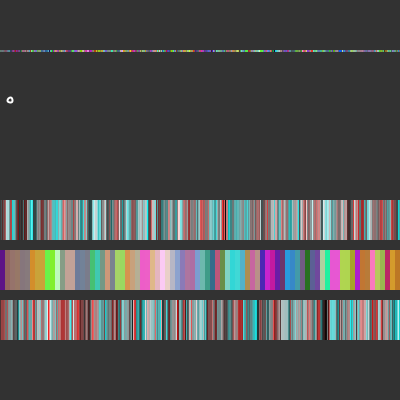
Frame 1 (no input)
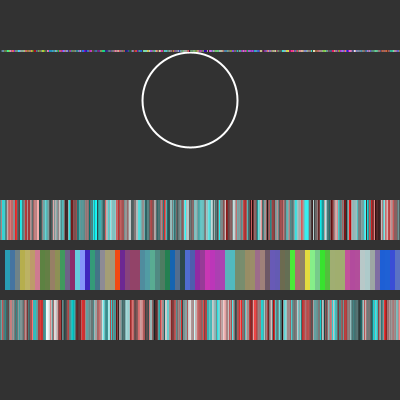
Frame 60 (the mouse pressed at the canvas centre just before this capture)
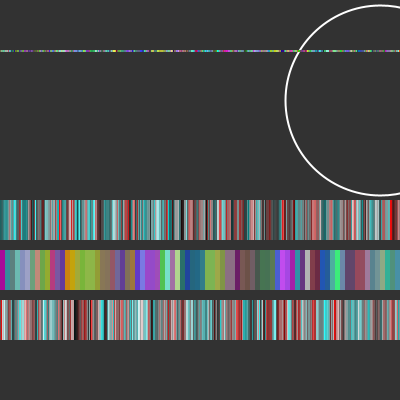
Frame 120 (the mouse held since frame 60 and released just before this capture)

The Processing sketch that drew these frames (run headless with seeded random() and noise(); from frame 60 on, the mouse is pressed at the canvas centre):

// Processing sketch: processing_100591
// ── processing_100591.pde

void setup(){
size(400, 400);
noStroke();
}

int i=0;
int speedi = 10;
int speedj= -10;
int k=0;
int q=0;

void draw(){
     if (i<400){
      i=i+speedi;
        background(50, 50, 50);
  frameRate(24);
    stroke(255);
    strokeWeight(2);
    fill(0, 0, 0, 0);
    frameRate(24);
    ellipse(i, 100, i/2, i/2);
   }
    
    else{i=i+40*speedj;
      background(50, 50, 50);
  frameRate(24);
    stroke(255);
    strokeWeight(2);
    fill(0, 0, 0, 0);
    frameRate(24);
    ellipse(i+speedj, 100, i/2, i/2);
   }
laurenAction(60, 40);
}

void laurenAction(int x, int y){
noStroke();

    for(int q=0; q<400; q=q+1){
    float l=random(255);
    float m=random(255);
    float n=random(255);
    float p=random(255);
    fill(l, m, m, p);
    rect(q, 300, x, y);
  }

  for(int i=0; i<400; i=i+1){
    float l=random(255);
    float m=random(255);
    float n=random(255);
    float p=random(255);
    fill(l, m, n, p);
    
    float r=random(400);
    fill(l, m, m, p);
    rect(i, 200, x, y);
    
  }
  
    for(int k=0; k<400; k=k+5){
    float l=random(255);
    float m=random(255);
    float n=random(255);
    float p=random(255);
    fill(m, n, l, p);
    rect(k, 250, x, y);
  }
  
      for(int k=0; k<400; k=k+1){
    float l=random(255);
    float m=random(255);
    float n=random(255);
    float p=random(255);
    fill(m, n, l, p);
    rect(k, 50, x, y/15);
  }
}
